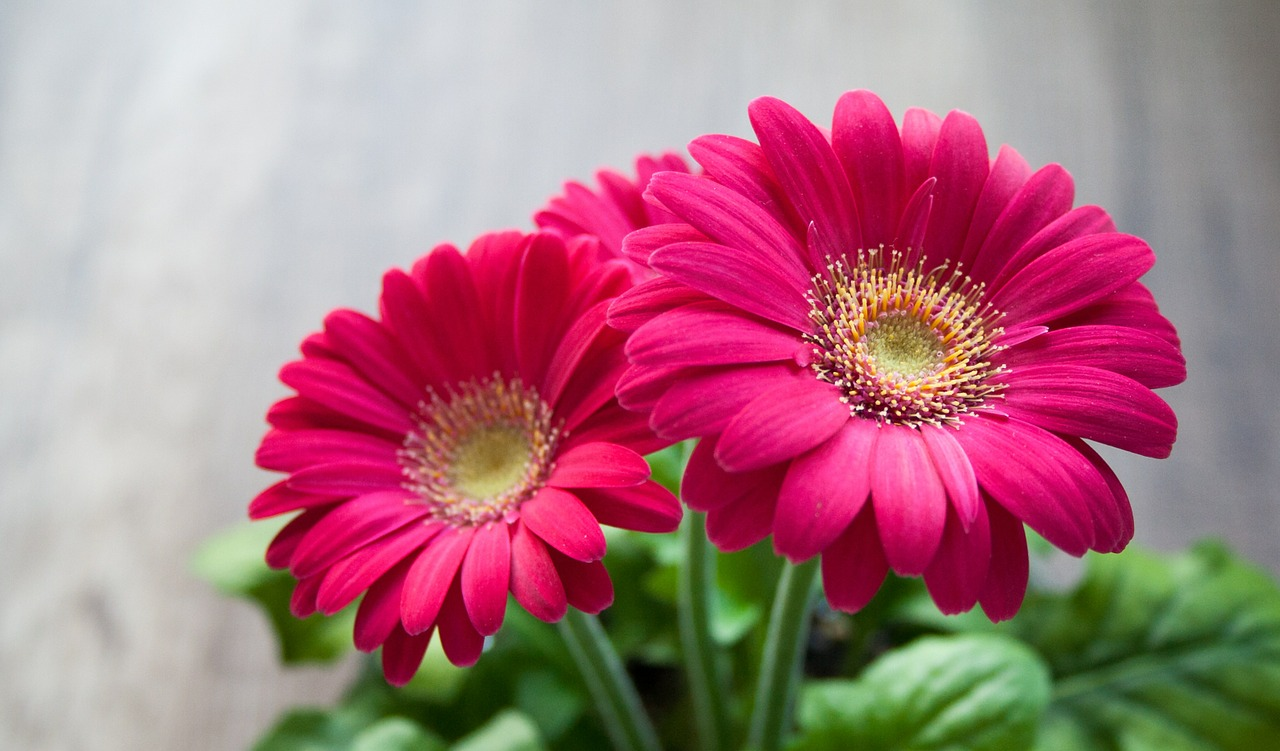
#> input picture images/flower.jpg, 1280 x 751 px
$ jupyter execute --allow-errors 05.Loading_Pretrained_Models.ipynb   (shell and % lines are left out)
#> lines starting #> are read from the running program, lines starting #| are printed output that depends on the picture
# 5. 加载预训练的模型

## 说明
在本教程中，我们将使用ModelZoo中预训练的squeezenet模型对我们自己的图像进行分类。

使用ImageNet代码可以验证我们结果的正确性。虽然本教程使用了squeezenet，但本教程可以作为在预训练模型上进行测试的一种通用方法。

首先你需要了解图像预处理步骤，把图像通过缩放裁剪的方式进行处理，以及将图像格式化为`CHW`，`BGR`，最后是`NCHW`的格式。

我们还通过使用提供的npy文件中的计算平均值或减129作为平均值来校正图像均值。

## 基本步骤

你会发现加载预训练模型很简单，语法简洁。 从较高的层面来看，这些是在预训练模型上运行推理所需的三个步骤：
1. 读取预训练模型的出事和预测protobuf(.pb)文件
```
 with open("init_net.pb", "rb") as f:
     init_net = f.read()
 with open("predict_net.pb", "rb") as f:
     predict_net = f.read()
```
2. 使用protobufs中的blob在工作区中初始化预测器
```
 p = workspace.Predictor(init_net, predict_net)
```
3. 在数据上运行网络并获得(softmax)结果
```
 results = p.run({'data': img})
```

## 模型下载

你需要下载预训练模型(squeezenet)，你还可以从ModelZoo里了解到更多[ModelZoo](https://link.zhihu.com/?target=http%3A//github.com/caffe2/models)。

使用如下命令下载模型：
```
python -m caffe2.python.models.download -i squeezenet
```

`- i`标志位表示安装在/caffe2/python/models文件夹下。

或者下载这个模型的repo：git clone https://github.com/caffe2/models

## 代码
### 1.导入库文件
确保你浏览过上述内容！

[cell 1]
from __future__ import absolute_import
from __future__ import division
from __future__ import print_function
from __future__ import unicode_literals
from caffe2.proto import caffe2_pb2
import numpy as np
import skimage.io
import skimage.transform
from matplotlib import pyplot
import os
from caffe2.python import core, workspace, models
import urllib2
import operator
print("Required modules imported.")

### 2.输入
在这里，我们将指定用于此次运行的输入，包括输入图像，模型位置，均值文件（可选），图像所需的大小以及标签映射文件的位置。

[cell 2]
# Configuration --- Change to your setup and preferences!
# This directory should contain the models downloaded from the model zoo. To run this
#   tutorial, make sure there is a 'squeezenet' directory at this location that
#   contains both the 'init_net.pb' and 'predict_net.pb'
CAFFE_MODELS = "models"

# [5 lines of commented-out code are left out]
IMAGE_LOCATION = "images/flower.jpg"

# What model are we using?
#    Format below is the model's: <folder, INIT_NET, predict_net, mean, input image size>
#    You can switch 'squeezenet' out with 'bvlc_alexnet', 'bvlc_googlenet' or others that you have downloaded
MODEL = 'squeezenet', 'init_net.pb', 'predict_net.pb', 'ilsvrc_2012_mean.npy', 227

# codes - these help decypher the output and source from a list from ImageNet's object codes
#    to provide an result like "tabby cat" or "lemon" depending on what's in the picture
#   you submit to the CNN.
codes =  "https://gist.githubusercontent.com/aaronmarkham/cd3a6b6ac071eca6f7b4a6e40e6038aa/raw/9edb4038a37da6b5a44c3b5bc52e448ff09bfe5b/alexnet_codes"
print("Config set!")

### 3.设定路径
设置配置后，我们现在可以加载平均文件（如果存在），以及预测网络和init网络。

[cell 3]
# set paths and variables from model choice and prep image
CAFFE_MODELS = os.path.expanduser(CAFFE_MODELS)

# mean can be 128 or custom based on the model
# gives better results to remove the colors found in all of the training images
MEAN_FILE = os.path.join(CAFFE_MODELS, MODEL[0], MODEL[3])
if not os.path.exists(MEAN_FILE):
    print("No mean file found!")
    mean = 128
else:
    print ("Mean file found!")
    mean = np.load(MEAN_FILE).mean(1).mean(1)
    mean = mean[:, np.newaxis, np.newaxis]
print("mean was set to: ", mean)

# some models were trained with different image sizes, this helps you calibrate your image
INPUT_IMAGE_SIZE = MODEL[4]

# make sure all of the files are around...
INIT_NET = os.path.join(CAFFE_MODELS, MODEL[0], MODEL[1])
PREDICT_NET = os.path.join(CAFFE_MODELS, MODEL[0], MODEL[2])

# Check to see if the files exist
if not os.path.exists(INIT_NET):
    print("WARNING: " + INIT_NET + " not found!")
else:
    if not os.path.exists(PREDICT_NET):
        print("WARNING: " + PREDICT_NET + " not found!")
    else:
        print("All needed files found!")

### 4.图像预处理

现在我们已经指定了输入并验证了输入网络的存在，我们可以加载图像并预处理图像以准备送入到Caffe2卷积神经网络中！

这是非常重要的一步，因为训练有素的CNN需要特定大小的输入图像，输入图片的值来自特定的分布。

[cell 4]
# Function to crop the center cropX x cropY pixels from the input image
def crop_center(img,cropx,cropy):
    y,x,c = img.shape
    startx = x//2-(cropx//2)
    starty = y//2-(cropy//2)
    return img[starty:starty+cropy,startx:startx+cropx]

# Function to rescale the input image to the desired height and/or width. This function will preserve
#   the aspect ratio of the original image while making the image the correct scale so we can retrieve
#   a good center crop. This function is best used with center crop to resize any size input images into
#   specific sized images that our model can use.
def rescale(img, input_height, input_width):
    # Get original aspect ratio
    aspect = img.shape[1]/float(img.shape[0])
    if(aspect>1):
        # landscape orientation - wide image
        res = int(aspect * input_height)
        imgScaled = skimage.transform.resize(img, (input_width, res))
    if(aspect<1):
        # portrait orientation - tall image
        res = int(input_width/aspect)
        imgScaled = skimage.transform.resize(img, (res, input_height))
    if(aspect == 1):
        imgScaled = skimage.transform.resize(img, (input_width, input_height))
    return imgScaled

# Load the image as a 32-bit float
#    Note: skimage.io.imread returns a HWC ordered RGB image of some size
img = skimage.img_as_float(skimage.io.imread(IMAGE_LOCATION)).astype(np.float32)
print("Original Image Shape: " , img.shape)
#| Original Image Shape:  (751, 1280, 3)

# Rescale the image to comply with our desired input size. This will not make the image 227x227
#    but it will make either the height or width 227 so we can get the ideal center crop.
img = rescale(img, INPUT_IMAGE_SIZE, INPUT_IMAGE_SIZE)
print("Image Shape after rescaling: " , img.shape)
#| Image Shape after rescaling:  (227, 386, 3)
pyplot.figure()
pyplot.imshow(img)
pyplot.title('Rescaled image')

# Crop the center 227x227 pixels of the image so we can feed it to our model
img = crop_center(img, INPUT_IMAGE_SIZE, INPUT_IMAGE_SIZE)
#> in crop_center, `return img[starty:starty+cropy,startx:startx+cropx]`:
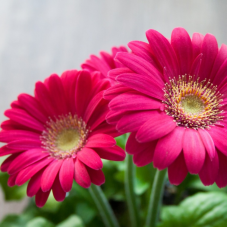
#> returned value: shape (227, 227, 3) float32; mean of channels 0, 1, 2 0.67, 0.365, 0.436; drawn as R, G, B
print("Image Shape after cropping: " , img.shape)
#| Image Shape after cropping:  (227, 227, 3)
pyplot.figure()
pyplot.imshow(img)
pyplot.title('Center Cropped')

# switch to CHW (HWC --> CHW)
img = img.swapaxes(1, 2).swapaxes(0, 1)
print("CHW Image Shape: " , img.shape)
#| CHW Image Shape:  (3, 227, 227)

pyplot.figure()
for i in range(3):
    # For some reason, pyplot subplot follows Matlab's indexing
    # convention (starting with 1). Well, we'll just follow it...
    pyplot.subplot(1, 3, i+1)
    pyplot.imshow(img[i])
    pyplot.axis('off')
    pyplot.title('RGB channel %d' % (i+1))

# switch to BGR (RGB --> BGR)
img = img[(2, 1, 0), :, :]

# remove mean for better results
img = img * 255 - mean

# add batch size axis which completes the formation of the NCHW shaped input that we want
img = img[np.newaxis, :, :, :].astype(np.float32)

print("NCHW image (ready to be used as input): ", img.shape)
#| NCHW image (ready to be used as input):  (1, 3, 227, 227)
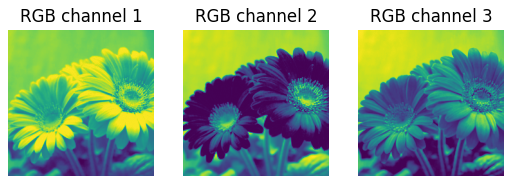
#> figure drawn by matplotlib, 3 panels
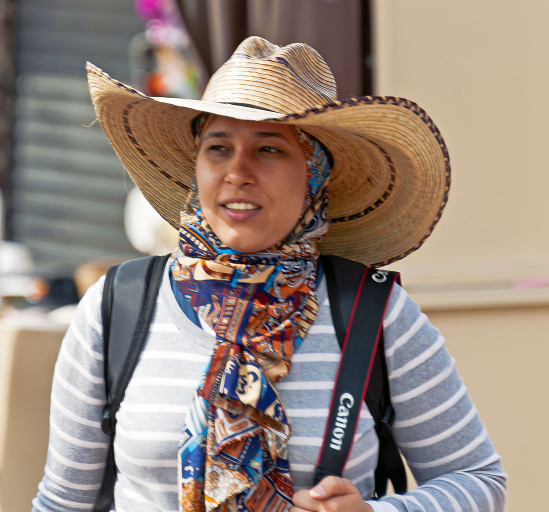
#> input picture images/cowboy-hat.jpg, 1097 x 1024 px (shown at 1/2 size)

### 5.准备CNN，并运行网络

现在图像已准备好送入CNN，让我们读取protobufs，将它们加载到工作区中，然后运行网络。

#> (a cell that did not finish here is left out)

### 6.处理结果

ImageNet数据集包含了1000个类别，上面的输出结果第三个维度是1000，正好对应了1000个类别。该维度输出了预训练模型中对每个类别的预测概率。

上面的结果表示985这个类别的概率为0.98...。

我们可以通过将它们与对应英文标签匹配来解释输出结果。

#> (a cell that did not finish here is left out)

### 7.送入更大的批次

上面的例子介绍了一次送入一幅图像。如果我们在一个批次中使用多幅图像，我们可以实现更高的吞吐量。回想一下，输入器的数据是`NCHW`顺序，因此为了提供多个图像，我们将扩展`N`轴。

[cell 7]
# List of input images to be fed
images = ["images/cowboy-hat.jpg",
            "images/cell-tower.jpg",
            "images/Ducreux.jpg",
            "images/pretzel.jpg",
            "images/orangutan.jpg",
            "images/aircraft-carrier.jpg",
            "images/cat.jpg"]

# Allocate space for the batch of formatted images
NCHW_batch = np.zeros((len(images),3,227,227))
print ("Batch Shape: ",NCHW_batch.shape)

# For each of the images in the list, format it and place it in the batch
#> (the rest of this cell did not finish here and is left out)

#> call 2 of rescale, with input_height = 227, input_width = 227
#> in rescale (call 2), `imgScaled = skimage.transform.resize(img, (input_width, res))`:
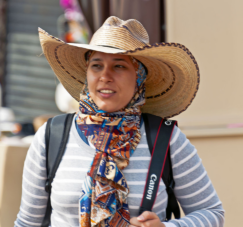
#> imgScaled: shape (227, 243, 3) float32; mean R, G, B 0.592, 0.531, 0.494
    img = crop_center(img, 227, 227)
#> call 2 of crop_center, with cropx = 227, cropy = 227
#> in crop_center (call 2), `return img[starty:starty+cropy,startx:startx+cropx]`:
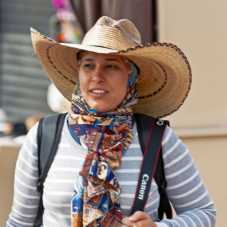
#> returned value: shape (227, 227, 3) float32; mean of channels 0, 1, 2 0.586, 0.525, 0.49; drawn as R, G, B
    img = img.swapaxes(1, 2).swapaxes(0, 1)
    img = img[(2, 1, 0), :, :]
    img = img * 255 - mean
    NCHW_batch[i] = img

print("NCHW image (ready to be used as input): ", NCHW_batch.shape)

# Run the net on the batch
results = p.run([NCHW_batch.astype(np.float32)])

# Turn it into something we can play with and examine which is in a multi-dimensional array
results = np.asarray(results)

# Squeeze out the unnecessary axis
preds = np.squeeze(results)
print("Squeezed Predictions Shape, with batch size {}: {}".format(len(images),preds.shape))

# Describe the results
for i,pred in enumerate(preds):
    print("Results for: '{}'".format(images[i]))
    # Get the prediction and the confidence by finding the maximum value
    #   and index of maximum value in preds array
    curr_pred, curr_conf = max(enumerate(pred), key=operator.itemgetter(1))
    print("\tPrediction: ", curr_pred)
    print("\tClass Name: ", class_LUT[int(curr_pred)])
    print("\tConfidence: ", curr_conf)
